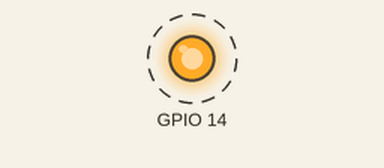
Simulated run of this program. Board: Raspberry Pi (BCM pin numbers). On the bench: output pins drawn as LEDs (lit = HIGH). Dashed ring = blinking. At 10.0 s the program stops and its outputs stay as they are.

Above: at 0.2 s.
Timing chart, 0 to 3.0 s (numbered marks = the images above):
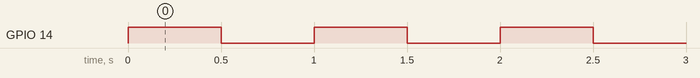

Measured:
- by itself, GPIO 14: alternates HIGH for 0.50 s and LOW for 0.50 s, 20 changes in all, then stays LOW

The program:

gpio_blink.py
```python
#!/usr/bin/env python
# encoding: utf-8

import RPi.GPIO as gpio
import time

# 指定GPIO口的选定模式为GPIO引脚编号模式（而非主板编号模式）
gpio.setmode(gpio.BCM)

# 指定GPIO14（就是LED长针连接的GPIO针脚）的模式为输出模式
# 如果上面GPIO口的选定模式指定为主板模式的话，这里就应该指定8号而不是14号。
gpio.setup(14, gpio.OUT)

# 循环10次
for i in range(0, 10):
	# 让GPIO14输出高电平（LED灯亮）
	gpio.output(14, True)
	# 持续一段时间
	time.sleep(0.5)
	# 让GPIO14输出低电平（LED灯灭）
	gpio.output(14, False)
	# 持续一段时间
	time.sleep(0.5)

# 最后清理GPIO口（不做也可以，建议每次程序结束时清理一下，好习惯）
gpio.cleanup()
```
